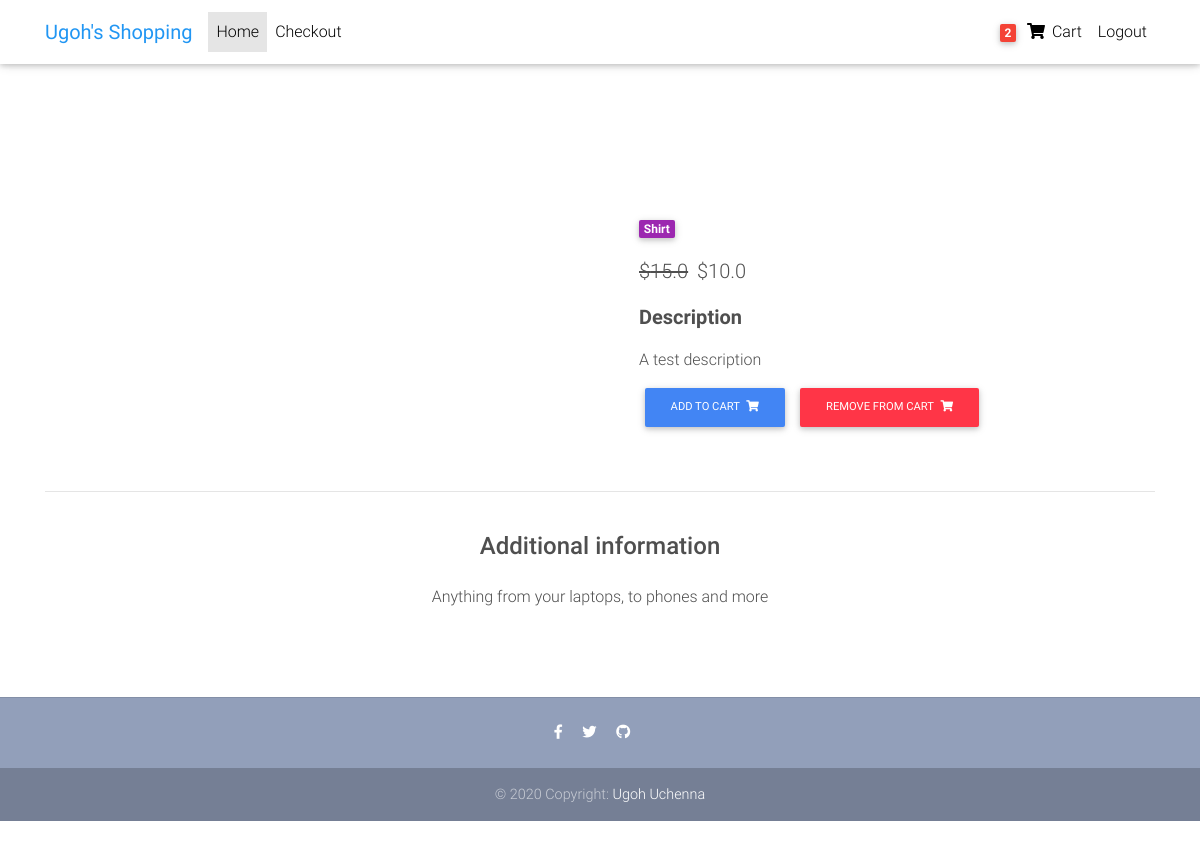
/store/products/test-product_1 (signed in), run on the app's committed database.
### core/models.py (models this page shows, shortened)
class Order(models.Model):
  user = models.ForeignKey(User, on_delete=models.CASCADE)
  reference_code = models.CharField(max_length=20, blank=True, null=True)
  items = models.ManyToManyField(OrderItem)
  start_date = models.DateTimeField(auto_now_add=True)
  ordered_date = models.DateTimeField()
  ordered = models.BooleanField(default=False)
  shipping_address = models.ForeignKey(Address, related_name='shipping_address', on_delete=models.SET_NULL, blank=True, null=True)
  billing_address = models.ForeignKey(Address, related_name='billing_address', on_delete=models.SET_NULL, blank=True, null=True)
  payment = models.ForeignKey(Payment, on_delete=models.SET_NULL, blank=True, null=True)
  coupon = models.ForeignKey(Coupon, on_delete=models.SET_NULL, blank=True, null=True)
  being_delivered = models.BooleanField(default=False)
  recieved = models.BooleanField(default=False)
  refund_requested = models.BooleanField(default=False)
  refund_granted = models.BooleanField(default=False)

class Item(models.Model):
  title = models.CharField(max_length=100)
  price = models.FloatField()
  discount_price = models.FloatField(blank=True, null=True)
  category = models.CharField(choices=CATEGORY_CHOICES, max_length=2)
  label = models.CharField(choices=LABEL_CHOICES, max_length=2)
  slug = models.SlugField()
  description = models.TextField()
  image = models.CharField(max_length=1000)
  objects = ItemQuerySet.as_manager()
  def get_add_to_cart_url(self):
    return reverse("add_to_cart", args=[self.slug])
  def get_remove_from_cart_url(self):
    return reverse("remove_from_cart", args=[self.slug])

### core/views.py (the view)
# urls.py: path('products/<slug>', ItemDetailView.as_view(), name='products'),
@method_decorator(login_required, name='dispatch')
class ItemDetailView(DetailView):
  model = Item
  template_name = "core/products.html"

### core/templatetags/cart_template_tags.py (called while the page is built)
@register.filter
def cart_item_count(user):
  if user.is_authenticated:
    qs = Order.objects.filter(user=user, ordered=False)
    if qs.exists():
      return qs[0].items.count()
  return 0

### templates/core/products.html (shortened to what this page needs)
{% extends "base.html" %}
{% block content %}
  <main class="mt-5 pt-4">
    <div class="container dark-grey-text mt-5">
      <div class="row wow fadeIn">
        <div class="col-md-6 mb-4">
        </div>
        <div class="col-md-6 mb-4">
          <div class="p-4">
            <div class="mb-3">
              <a href="">
                <span class="badge purple mr-1">{{ object.get_category_display }}</span>
              </a>
            </div>
            <p class="lead">
              {% if object.discount_price %}
              <span class="mr-1">
                <del>${{ object.price }}</del>
              </span>
              <span>${{ object.discount_price }}</span>
              {% else %}
              <span>${{ object.price }}</span>
              {% endif %}
            </p>
            <p class="lead font-weight-bold">Description</p>
            <p>{{ object.description }}</p>
            <a href="{{ object.get_add_to_cart_url }}" class="btn btn-primary btn-md my-0 p" >Add to cart
              <i class="fas fa-shopping-cart ml-1"></i>
            </a>
            <a href="{{ object.get_remove_from_cart_url }}" class="btn btn-danger btn-md my-0 p" >Remove from cart
              <i class="fas fa-shopping-cart ml-1"></i>
            </a>
          </div>
        </div>
      </div>
      <hr>
      <div class="row d-flex justify-content-center wow fadeIn">
        <div class="col-md-6 text-center">
          <h4 class="my-4 h4">Additional information</h4>
          <p>Anything from your laptops, to phones and more</p>
        </div>
      </div>
      <div class="row wow fadeIn">
        <div class="col-lg-4 col-md-12 mb-4">
        </div>
        <div class="col-lg-4 col-md-6 mb-4">
        </div>
        <div class="col-lg-4 col-md-6 mb-4">
        </div>
      </div>
    </div>
  </main>
{% endblock%}

### templates/navbar.html (shortened to what this page needs)
  {% load cart_template_tags %}
  <nav class="navbar fixed-top navbar-expand-lg navbar-light white scrolling-navbar">
    <div class="container">
      <a class="navbar-brand waves-effect" href="#" target="_blank">
        <strong class="blue-text">Ugoh's Shopping</strong>
      </a>
      <div class="collapse navbar-collapse" id="navbarSupportedContent">
        <ul class="navbar-nav mr-auto">
          <li class="nav-item active">
            <a class="nav-link waves-effect" href="{% url 'home' %}">Home
            </a>
          </li>
          <li class="nav-item">
            <a class="nav-link waves-effect" href="{% url 'checkout' %}"
              target="_blank">Checkout</a>
          </li>
        </ul>
        <ul class="navbar-nav nav-flex-icons">
          {% if user.is_authenticated %}
          <li class="nav-item">
            <a class="nav-link waves-effect" href="{% url 'order_summary' %}">
              <span class="badge red z-depth-1 mr-1">{{ user | cart_item_count }} </span>
              <i class="fas fa-shopping-cart"></i>
              <span class="clearfix d-none d-sm-inline-block"> Cart </span>
            </a>
          </li>
          <li class="nav-item">
            <a class="nav-link waves-effect" href="{% url 'account_logout' %}">
              <span class="clearfix d-none d-sm-inline-block"> Logout </span>
            </a>
          </li>
          {% endif %}
        </ul>
      </div>
    </div>
  </nav>

### static/css/style.css (style rules this page uses)
html, body, .view { height: 100%; }

### data on the page
Item: category "Shirt", price "15.0", discount_price "10.0", description "A test description"

### other printed values
{{ user | cart_item_count }} "2"
